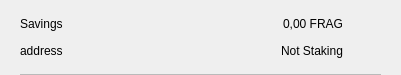
<?xml version="1.0" encoding="UTF-8"?>
<ui version="4.0">
 <class>CSRow</class>
 <widget class="QWidget" name="CSRow">
  <property name="geometry">
   <rect>
    <x>0</x>
    <y>0</y>
    <width>401</width>
    <height>75</height>
   </rect>
  </property>
  <property name="windowTitle">
   <string>Form</string>
  </property>
  <layout class="QVBoxLayout" name="verticalLayout">
   <property name="spacing">
    <number>0</number>
   </property>
   <property name="leftMargin">
    <number>20</number>
   </property>
   <property name="topMargin">
    <number>10</number>
   </property>
   <property name="rightMargin">
    <number>20</number>
   </property>
   <property name="bottomMargin">
    <number>0</number>
   </property>
   <item>
    <widget class="QWidget" name="info" native="true">
     <property name="minimumSize">
      <size>
       <width>0</width>
       <height>0</height>
      </size>
     </property>
     <layout class="QHBoxLayout" name="horizontalLayout_3">
      <property name="leftMargin">
       <number>0</number>
      </property>
      <property name="topMargin">
       <number>0</number>
      </property>
      <property name="rightMargin">
       <number>0</number>
      </property>
      <property name="bottomMargin">
       <number>10</number>
      </property>
      <item>
       <widget class="QWidget" name="container" native="true">
        <property name="minimumSize">
         <size>
          <width>0</width>
          <height>0</height>
         </size>
        </property>
        <layout class="QVBoxLayout" name="verticalLayout_2">
         <property name="spacing">
          <number>0</number>
         </property>
         <property name="leftMargin">
          <number>0</number>
         </property>
         <property name="topMargin">
          <number>0</number>
         </property>
         <property name="rightMargin">
          <number>0</number>
         </property>
         <property name="bottomMargin">
          <number>0</number>
         </property>
         <item>
          <layout class="QHBoxLayout" name="horizontalLayout">
           <item>
            <widget class="QLabel" name="labelName">
             <property name="toolTip">
              <string notr="true"/>
             </property>
             <property name="text">
              <string>Savings</string>
             </property>
            </widget>
           </item>
           <item>
            <spacer name="horizontalSpacer">
             <property name="orientation">
              <enum>Qt::Horizontal</enum>
             </property>
             <property name="sizeHint" stdset="0">
              <size>
               <width>40</width>
               <height>20</height>
              </size>
             </property>
            </spacer>
           </item>
           <item>
            <widget class="QLabel" name="labelAmount">
             <property name="text">
              <string>0,00 FRAG</string>
             </property>
            </widget>
           </item>
          </layout>
         </item>
         <item>
          <layout class="QHBoxLayout" name="horizontalLayout_2">
           <item>
            <widget class="QLabel" name="labelAddress">
             <property name="toolTip">
              <string notr="true"/>
             </property>
             <property name="text">
              <string>address</string>
             </property>
            </widget>
           </item>
           <item>
            <spacer name="horizontalSpacer_2">
             <property name="orientation">
              <enum>Qt::Horizontal</enum>
             </property>
             <property name="sizeHint" stdset="0">
              <size>
               <width>40</width>
               <height>20</height>
              </size>
             </property>
            </spacer>
           </item>
           <item>
            <widget class="QLabel" name="labelStaking">
             <property name="text">
              <string>Not Staking</string>
             </property>
            </widget>
           </item>
          </layout>
         </item>
        </layout>
       </widget>
      </item>
      <item alignment="Qt::AlignHCenter|Qt::AlignVCenter">
       <widget class="QPushButton" name="pushButtonMenu">
        <property name="minimumSize">
         <size>
          <width>24</width>
          <height>24</height>
         </size>
        </property>
        <property name="maximumSize">
         <size>
          <width>32</width>
          <height>32</height>
         </size>
        </property>
        <property name="focusPolicy">
         <enum>Qt::NoFocus</enum>
        </property>
        <property name="styleSheet">
         <string notr="true">border:none; background-color:transparent;</string>
        </property>
        <property name="text">
         <string/>
        </property>
        <property name="icon">
         <iconset>
          <normaloff>://ic-menu-hover</normaloff>://ic-menu-hover</iconset>
        </property>
        <property name="iconSize">
         <size>
          <width>24</width>
          <height>24</height>
         </size>
        </property>
       </widget>
      </item>
     </layout>
    </widget>
   </item>
   <item>
    <widget class="QLabel" name="lblDivisory">
     <property name="minimumSize">
      <size>
       <width>0</width>
       <height>1</height>
      </size>
     </property>
     <property name="maximumSize">
      <size>
       <width>16777215</width>
       <height>1</height>
      </size>
     </property>
     <property name="styleSheet">
      <string notr="true">background-color:#bababa;</string>
     </property>
     <property name="text">
      <string/>
     </property>
     <property name="alignment">
      <set>Qt::AlignBottom|Qt::AlignLeading|Qt::AlignLeft</set>
     </property>
    </widget>
   </item>
  </layout>
 </widget>
 <resources/>
 <connections/>
</ui>
